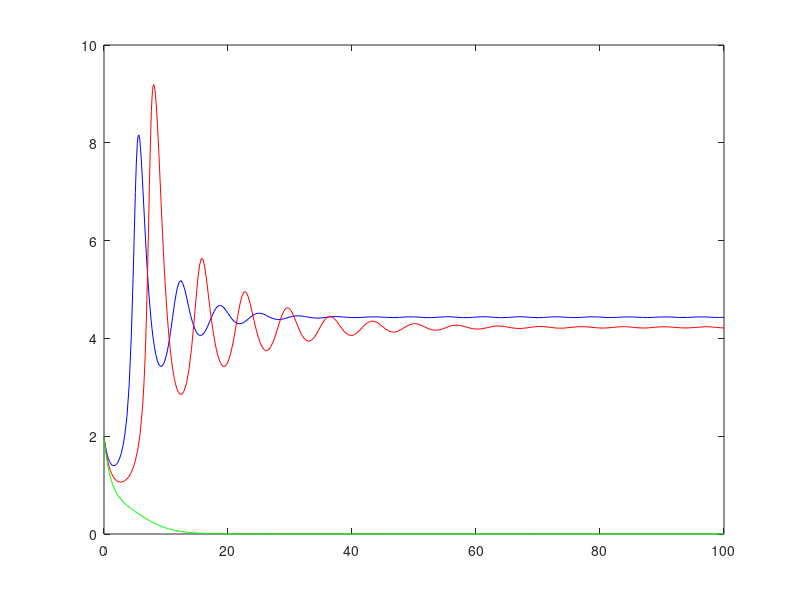

The MATLAB script that drew this image: (Note: this script raises an error after producing the figure.)
function model
[T,Y]   = ode45(@Bqfun1,[0 100],[2 2]);
[T1,Y1] = ode45(@Bqfun2,[0 100],[2 2]);
[T2,Y2] = ode45(@Bqfun3,[0 100],[2 2]);

plot (T,Y(:,1),'b',T1,Y1(:,1),'r',T2,Y2(:,1),'g');
h=legend('beta = 0.4','beta = 0.6','beta= 0.8',3)
xlabel('t');
ylabel('x');

function dy1 = Bqfun1(t,y)
dy1 = zeros(2,1);
r=0.5; K=10; beta=0.4; alpha=0.7; a=0.04; b=0.07; c=0.7; delta0=1;  delta1=.3;
dy1=[(r*y(1)*(1-(y(1)/K))*(y(1)-beta)-alpha*y(1)*y(2)/(1+a*y(1)+b*y(2)))
    (c*alpha*y(1)*y(2)/(1+a*y(1)+b*y(2))-delta0*y(2)-delta1*y(2)*y(2))]

function dy2 = Bqfun2(t,y)
dy2 = zeros(2,1);
r=0.5; K=10; beta=0.6; alpha=0.7; a=0.04; b=0.07; c=0.7; delta0=1;  delta1=.3;
dy2=[(r*y(1)*(1-(y(1)/K))*(y(1)-beta)-alpha*y(1)*y(2)/(1+a*y(1)+b*y(2)))
    (c*alpha*y(1)*y(2)/(1+a*y(1)+b*y(2))-delta0*y(2)-delta1*y(2)*y(2))]

function dy3 = Bqfun3(t,y)
dy3 = zeros(2,1);
r=0.5; K=10; beta=0.8; alpha=0.7; a=0.04; b=0.07; c=0.7; delta0=1;  delta1=.3;
dy3=[(r*y(1)*(1-(y(1)/K))*(y(1)-beta)-alpha*y(1)*y(2)/(1+a*y(1)+b*y(2)))
    (c*alpha*y(1)*y(2)/(1+a*y(1)+b*y(2))-delta0*y(2)-delta1*y(2)*y(2))]